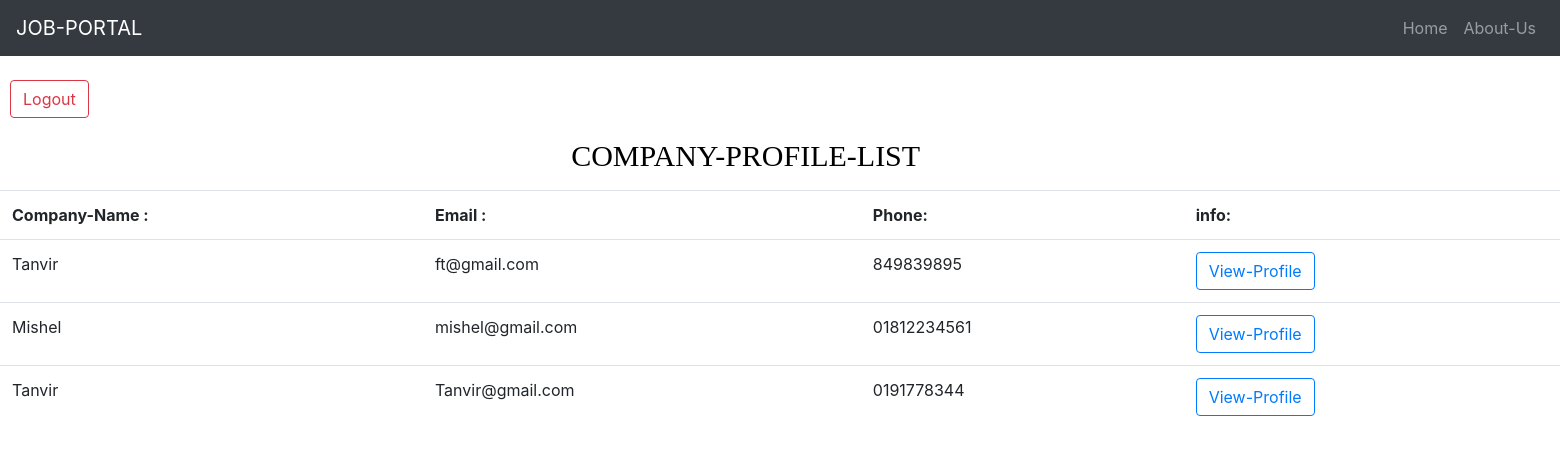
Screenshot of /CompanyProfileList.php (signed in) with the database file from the repository.
### tables this page shows
CREATE TABLE `users` (
  `Serial` int(5) NOT NULL,
  `Full_Name` varchar(20) NOT NULL,
  `Email` varchar(100) NOT NULL,
  `Phone` varchar(15) NOT NULL,
  `Password` text NOT NULL,
  `Chose_optn` int(11) NOT NULL
);

### CompanyProfileList.php (the view, shortened to what this page needs)
<?php
   $con=mysqli_connect('localhost','root','','job_portal');
   $Admnquery=mysqli_query($con, "SELECT * FROM users WHERE Chose_optn = '1'");
   $ShowFech=mysqli_fetch_all($Admnquery);
?>
<!DOCTYPE HTML>
<html>
<head>
     <link rel="stylesheet" href="https://stackpath.bootstrapcdn.com/bootstrap/4.5.2/css/bootstrap.min.css">
   <link rel="stylesheet" href="style.css">
</head>
<body>
<header>
    <nav class ="navbar navbar navbar-expand-lg navbar-dark bg-dark">
    <a class="navbar-brand" href="#">JOB-PORTAL</a>
    <ul class="navbar-nav ml-auto">
        <li class="nav-itinfoem">
            <a class="nav-link" href="JobSeekerHome.php">Home</a>
        </li>
        <li class="nav-item">
            <a class="nav-link" href="About_Us.php">About-Us</a>
        </li>
    </ul>
    </nav>
    <br>
    <div> <a class="btn btn-outline-danger " style="margin-left: 10px;" href="Logout.php" >Logout</a>
       </div>
</header>
<br>
  <div class="contaner">
     <div class="">
         <div class="type">
            <h1 style="color:black; margin-left:200px;" >Company-Profile-List</h1>
        </div>
        <br>
        <br>
        <form>
         <table class="table">
            <tr>
             <th> Company-Name :</th>
             <th>Email :</th>
             <th>Phone:</th>
             <th>info:</th>
            </tr>
             <?php
               foreach($ShowFech as $single)
               { $Name=$single[1];
                 $email=$single[2];
                 $phone=$single[3];
                 $iD=$single[0];
                  echo "<tr>
                   <td>$Name</td>
                   <td>$email</td>
                   <td>$phone</td>
                   <td> <a class='btn btn-outline-primary' href='CompanyProfile.php? view=<?php echo $iD=$single[0]; ?>' >View-Profile</a> </td>
                 </tr>";
               }
             ?>
         </table>
        </form>
    </div>
</div>
</body>
</html>

### style.css (style rules this page uses)
body { margin: 0; padding:0; }
.type { width:100px; position: absolute; top:20%; left:27%; text-transform: uppercase; font-family: cursive; transform:translate(-50%,-50%); }
h1 { color:blue; font-size: 30px; width:99ch; white-space: nowrap; overflow: hidden; animation: type-ani 20s linear ; }

### rows the page displays
users: Full_Name "Tanvir", Email "ft@gmail.com", Phone "849839895"
users: Full_Name "Mishel", Email "mishel@gmail.com", Phone "01812234561"
users: Full_Name "Tanvir", Email "Tanvir@gmail.com", Phone "0191778344"
